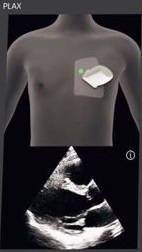
#> input picture assets/additional_images/asthenic_plax.jpg, 142 x 252 px
$ python -i app_with_filters_5.py   (imports and definitions only)
#> lines starting #> are read from the running program, lines starting #| are printed output that depends on the picture
#> further down, picture is the input picture: PIL image 142x252 RGB; mean R, G, B 62.2, 59.1, 61.4
import tkinter as tk
from tkinter import messagebox, ttk
from PIL import Image, ImageTk
import mss


# Функция для захвата экрана УЗИ
# [5 lines left out: function capture_screen, not called in this run]


# Функция для уменьшения прозрачности изображения
def reduce_transparency(img, alpha_value=0.5):
#> called with alpha_value = 0.5
    img = img.convert("RGBA")
    r, g, b, a = img.split()
#> a: PIL image 142x252 L; every value is 255
    a = a.point(lambda i: int(i * alpha_value))
#> a: PIL image 142x252 L; every value is 127
    img = Image.merge('RGBA', (r, g, b, a))
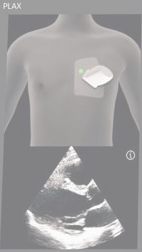
#> img: PIL image 142x252 RGBA; mean R, G, B, A 62.2, 59.1, 61.4, 127; transparent parts drawn white
    return img


# Функция для добавления каркаса на изображение
# [51 lines left out: functions add_frame_mask, update_image, get_frame_path, start_stream, not called in this run]


# Создаем главное окно приложения
# [2 lines not run here, left out]

# Устанавливаем размер окна
# [1 line that did not run here, left out]
# [1 line that did not run here, left out]
# [1 line not run here, left out]

# Создаем фрейм для фильтров
# [1 line that did not run here, left out]
# [1 line not run here, left out]

# Переменные для фильтров
gender_var = tk.StringVar(value="Мужчина")
body_type_var = tk.StringVar(value="Худой")
height_var = tk.StringVar(value="Высокий")

# Элементы для выбора характеристик с использованием Combobox
# [1 line not run here, left out]
# [1 line that did not run here, left out]
# [3 lines not run here, left out]
# [1 line that did not run here, left out]
# [3 lines not run here, left out]
# [1 line that did not run here, left out]
# [1 line not run here, left out]

# Кнопка для запуска трансляции
# [1 line that did not run here, left out]
# [1 line not run here, left out]

# Метка для отображения изображения
# [1 line that did not run here, left out]
# [4 lines not run here, left out]

>>> from PIL import Image
>>> picture = Image.open('../assets/additional_images/asthenic_plax.jpg')
>>> result = reduce_transparency(picture)
